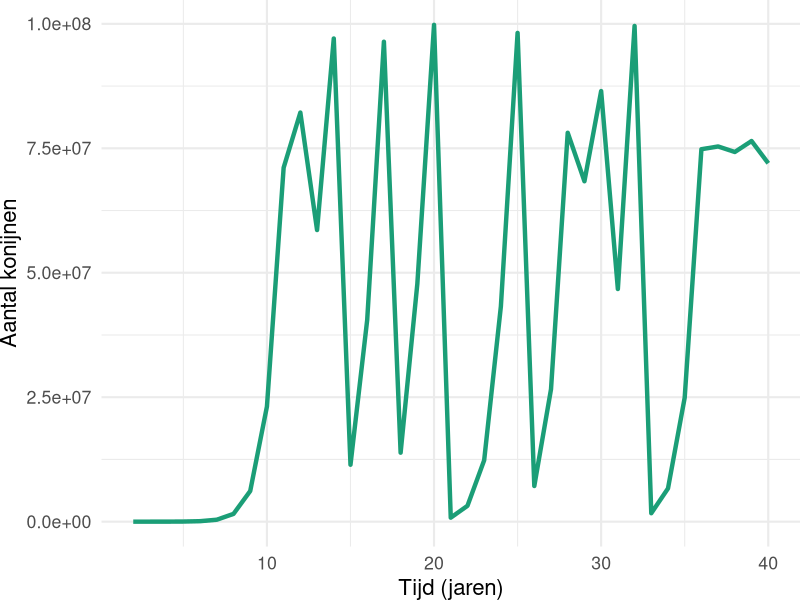
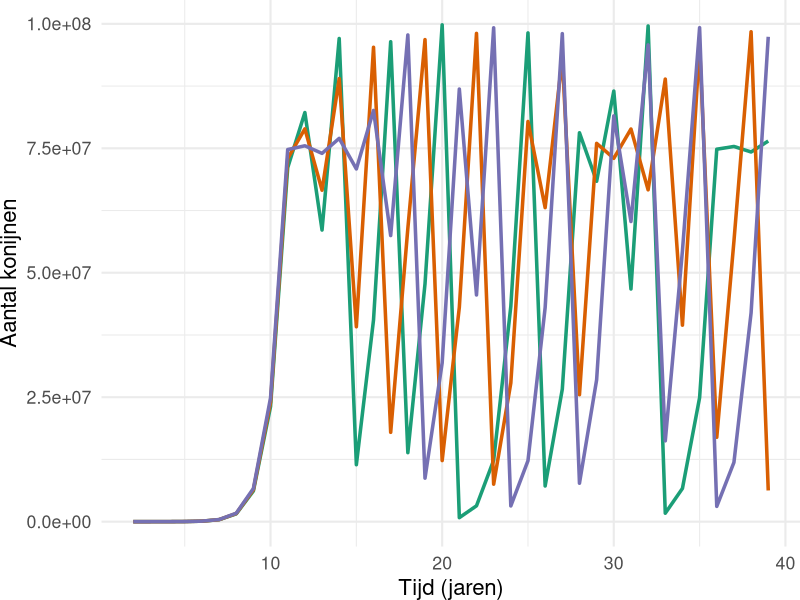

The R source for these figures, in order:
## ---- chunk 1
#| code-fold: true
#| warning: false
#| fig.width: 6
#| fig.height: 4
#| fig-cap: "Snel-groeiende populatie gemodelleerd met een differentievergelijking, beginnende met 24 konijnen"
#| label: fig-chaos-1

library(ggplot2)
library(dplyr)
r = 2        # intrinsic growth rate
K = 10^8
init_R = 24    # start with 24

R_series <- data.frame()
for(r in c(4)){
  for(s in c(24:26)){ 
    R = s
    myR = R
    R_series <- rbind(R_series, data.frame(time=0, r=r, R=R,s=s,initR=myR))
    for(i in 1:50)
    {
      R <- r*R*(1-R/K)
      R_series <- rbind(R_series, data.frame(time=i,r=r,R=R,s=s,initR=myR))
    }
  }
}

R_series %>% filter(initR==24,time>1,time<=40,r==4) %>% 
  ggplot(aes(x=time,y=R,group=s,col=as.factor(initR))) + 
  geom_line(size=1.5) + 
  #facet_wrap(~r, scale="free_y",ncol=1) + 
  theme_bw() +
  scale_color_brewer(type="qual", palette = "Dark2", name="") +
  guides(color="none")+
  ylab("Aantal konijnen") +
  xlab("Tijd (jaren)") +
  theme_minimal(base_size=16)+
  theme(plot.margin = unit(c(0,0,0,0), "cm"))

## ---- chunk 2
#| code-fold: true
#| warning: false
#| fig.width: 6
#| fig.height: 4
#| fig-cap: "Snel-groeiende populatie gemodelleerd met een differentievergelijking, beginnende met 24 (groen), 25 (rood), en 26 (paars) konijnen"
#| label: fig-chaos-2

R_series %>% filter(time>1,time <40,r==4) %>% 
  ggplot(aes(x=time,y=R,group=s,col=as.factor(initR))) + 
  geom_line(size=1.2) + 
  #facet_wrap(~r, scale="free_y",ncol=1) + 
  theme_bw() +
  guides(color="none")+
  scale_color_brewer(type="qual", palette = "Dark2", name="Begin aantal\nkonijnen") +
  guides(alpha="none") +
  ylab("Aantal konijnen") +
  xlab("Tijd (jaren)") +
  theme_minimal(base_size=16)+
  theme(plot.margin = unit(c(0,0,0,0), "cm"))
